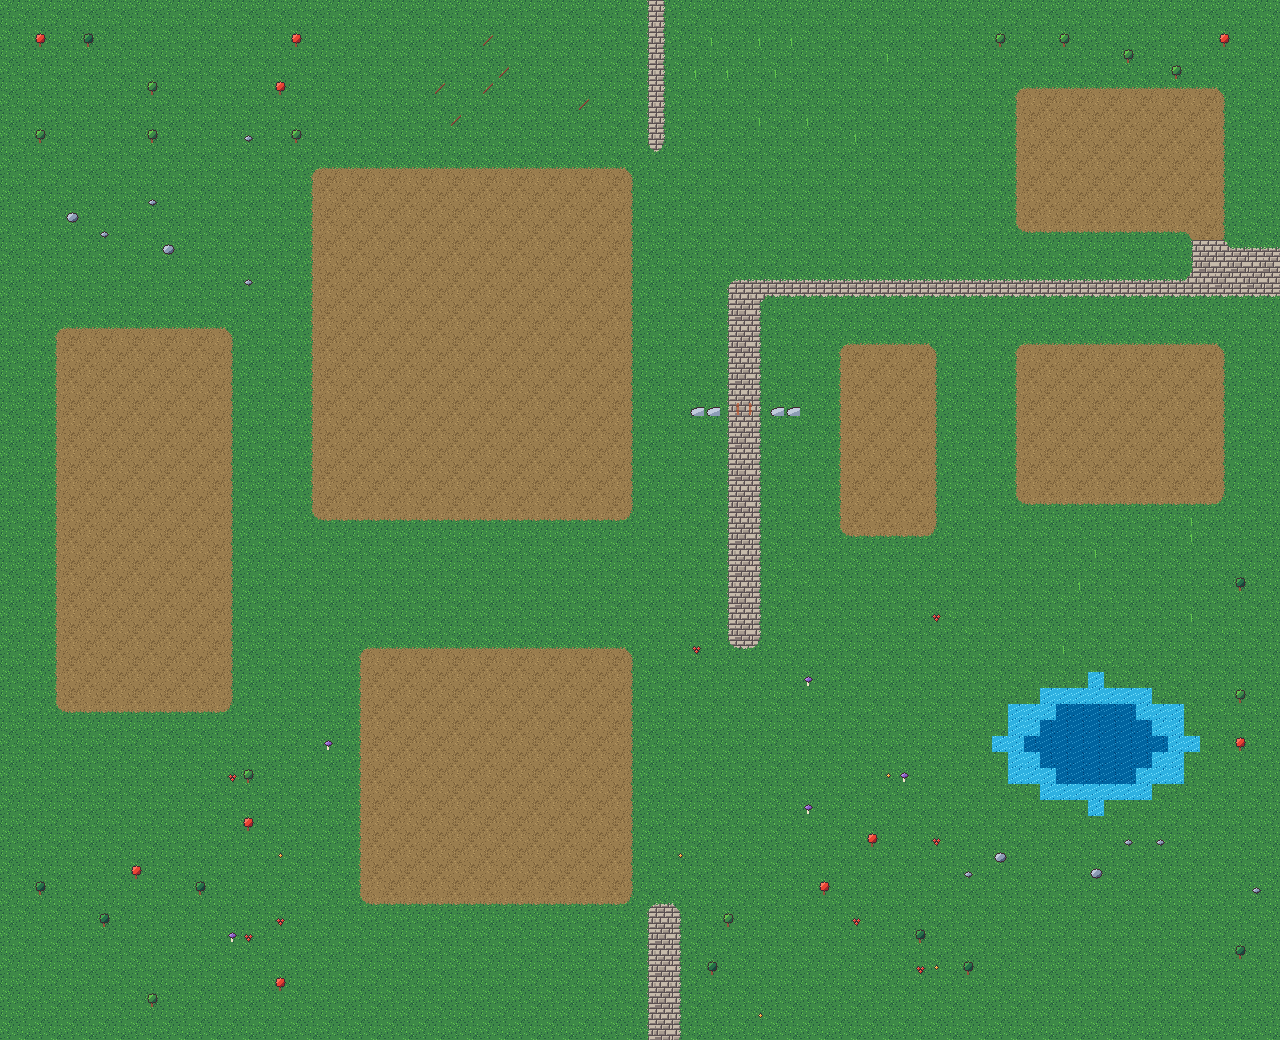

The image is a tile-based game level rendered from a .tmx file. Its description and source (layers, tilesets, objects; grid data summarised) follow:
An orthogonal 80x65 tile map with 16x16 px tiles, 3 tile layers (Back, Buildings, Paths), 3 tilesets.

<map version="1.4" tiledversion="1.4.2" orientation="orthogonal" renderorder="right-down" compressionlevel="0" width="80" height="65" tilewidth="16" tileheight="16" infinite="0" nextlayerid="4" nextobjectid="1">
  <properties>
    <property name="AllowGrassSurviveInWinter" type="string" value="T" />
    <property name="Outdoors" type="string" value="T" />
    <property name="Warp" type="string" value="80 15 BusStop 11 23 80 18 BusStop 11 24 80 16 BusStop 11 23 80 17 BusStop 11 23 40 65 Forest 68 0 41 65 Forest 68 0 42 65 Forest 68 0 40 -1 Backwoods 14 39 41 -1 Backwoods 14 39 34 5 FarmCave 8 11" />
  </properties>
  <tileset firstgid="1" name="terrain" tilewidth="16" tileheight="16" tilecount="126" columns="16">
    <image source="terrain.png" width="256" height="128" />
    <tile id="4">
      <properties>
        <property name="Diggable" type="string" value="T" />
      </properties>
    </tile>
    <tile id="5">
      <properties>
        <property name="Diggable" type="string" value="T" />
      </properties>
    </tile>
    <tile id="6">
      <properties>
        <property name="Diggable" type="string" value="T" />
      </properties>
    </tile>
    <tile id="7">
      <properties>
        <property name="Diggable" type="string" value="T" />
      </properties>
    </tile>
    <tile id="12">
      <properties>
        <property name="Passable" type="string" value="T" />
      </properties>
    </tile>
    <tile id="13">
      <properties>
        <property name="Passable" type="string" value="T" />
      </properties>
    </tile>
    <tile id="14">
      <properties>
        <property name="Passable" type="string" value="T" />
      </properties>
    </tile>
    <tile id="15">
      <properties>
        <property name="Passable" type="string" value="T" />
      </properties>
    </tile>
    <tile id="16">
      <properties>
        <property name="Passable" type="string" value="F" />
      </properties>
    </tile>
    <tile id="17">
      <properties>
        <property name="Passable" type="string" value="F" />
      </properties>
    </tile>
    <tile id="18">
      <properties>
        <property name="Passable" type="string" value="F" />
      </properties>
    </tile>
    <tile id="19">
      <properties>
        <property name="Passable" type="string" value="F" />
      </properties>
    </tile>
    <tile id="20">
      <properties>
        <property name="Water" type="string" value="T" />
      </properties>
    </tile>
    <tile id="21">
      <properties>
        <property name="Water" type="string" value="T" />
      </properties>
    </tile>
    <tile id="22">
      <properties>
        <property name="Water" type="string" value="T" />
      </properties>
    </tile>
    <tile id="23">
      <properties>
        <property name="Water" type="string" value="T" />
      </properties>
    </tile>
    <tile id="24">
      <properties>
        <property name="Water" type="string" value="T" />
        <property name="Passable" type="string" value="F" />
      </properties>
    </tile>
    <tile id="25">
      <properties>
        <property name="Water" type="string" value="T" />
        <property name="Passable" type="string" value="F" />
      </properties>
    </tile>
    <tile id="26">
      <properties>
        <property name="Water" type="string" value="T" />
        <property name="Passable" type="string" value="F" />
      </properties>
    </tile>
    <tile id="27">
      <properties>
        <property name="Water" type="string" value="T" />
        <property name="Passable" type="string" value="F" />
      </properties>
    </tile>
  </tileset>
  <tileset firstgid="127" name="nature" tilewidth="16" tileheight="16" tilecount="38" columns="16">
    <image source="nature.png" width="256" height="48" />
    <tile id="6">
      <properties>
        <property name="Passable" type="string" value="F" />
      </properties>
    </tile>
    <tile id="7">
      <properties>
        <property name="Passable" type="string" value="F" />
      </properties>
    </tile>
    <tile id="8">
      <properties>
        <property name="Passable" type="string" value="F" />
      </properties>
    </tile>
    <tile id="9">
      <properties>
        <property name="Passable" type="string" value="F" />
      </properties>
    </tile>
    <tile id="10">
      <properties>
        <property name="Passable" type="string" value="F" />
      </properties>
    </tile>
    <tile id="11">
      <properties>
        <property name="Passable" type="string" value="F" />
      </properties>
    </tile>
    <tile id="12">
      <properties>
        <property name="Passable" type="string" value="F" />
      </properties>
    </tile>
    <tile id="13">
      <properties>
        <property name="Passable" type="string" value="F" />
      </properties>
    </tile>
    <tile id="14">
      <properties>
        <property name="Passable" type="string" value="F" />
      </properties>
    </tile>
    <tile id="15">
      <properties>
        <property name="Passable" type="string" value="F" />
      </properties>
    </tile>
    <tile id="22">
      <properties>
        <property name="Passable" type="string" value="F" />
      </properties>
    </tile>
    <tile id="23">
      <properties>
        <property name="Passable" type="string" value="F" />
      </properties>
    </tile>
    <tile id="24">
      <properties>
        <property name="Passable" type="string" value="F" />
      </properties>
    </tile>
    <tile id="25">
      <properties>
        <property name="Passable" type="string" value="F" />
      </properties>
    </tile>
    <tile id="26">
      <properties>
        <property name="Passable" type="string" value="T" />
      </properties>
    </tile>
    <tile id="27">
      <properties>
        <property name="Passable" type="string" value="F" />
      </properties>
    </tile>
    <tile id="28">
      <properties>
        <property name="Passable" type="string" value="F" />
      </properties>
    </tile>
    <tile id="29">
      <properties>
        <property name="Passable" type="string" value="F" />
      </properties>
    </tile>
    <tile id="30">
      <properties>
        <property name="Passable" type="string" value="F" />
      </properties>
    </tile>
    <tile id="32">
      <properties>
        <property name="Passable" type="string" value="F" />
      </properties>
    </tile>
    <tile id="33">
      <properties>
        <property name="Passable" type="string" value="F" />
      </properties>
    </tile>
    <tile id="34">
      <properties>
        <property name="Passable" type="string" value="F" />
      </properties>
    </tile>
    <tile id="35">
      <properties>
        <property name="Passable" type="string" value="F" />
      </properties>
    </tile>
    <tile id="36">
      <properties>
        <property name="Passable" type="string" value="F" />
      </properties>
    </tile>
    <tile id="37">
      <properties>
        <property name="Passable" type="string" value="F" />
      </properties>
    </tile>
  </tileset>
  <tileset firstgid="165" name="Paths" tilewidth="16" tileheight="16" tilecount="27" columns="16">
    <image source="markers.png" width="256" height="32" />
  </tileset>
  <layer id="1" name="Back" width="80" height="65" opacity="1" offsetx="0" offsety="0">
   <data>[5200 cells, 5200 non-empty, 28 distinct tile ids]</data>
  </layer>
  <layer id="2" name="Buildings" width="80" height="65" opacity="1" offsetx="0" offsety="0">
   <data>[5200 cells, 5 non-empty, 2 distinct tile ids]</data>
  </layer>
  <layer id="3" name="Paths" width="80" height="65" opacity="1" offsetx="0" offsety="0">
   <data>[5200 cells, 101 non-empty, 13 distinct tile ids]</data>
  </layer>
</map>
